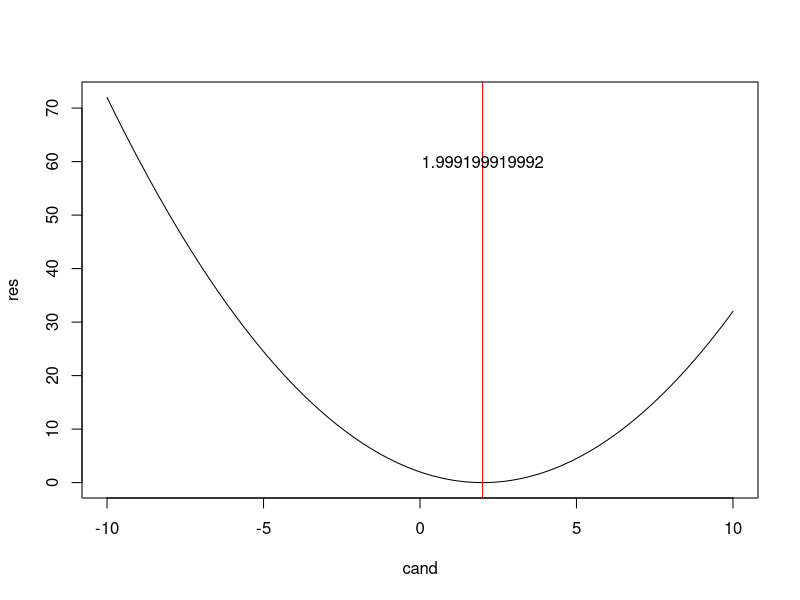

This figure's R source:
#KLD but still have some problems in KL_d function(Update needed)
############################################################
############################################################
rm(list=ls())
dev.off()
############################################################
############################################################
#(STEP1) Making 1D KL divergence function
KL_d=function(q,p){
  f=function(x, q , p) {q(x)*(q(x, T)-p(x, T))}
  t<-integrate(f,lower=-Inf,upper=Inf, q=q, p=p)
  t$value  #Forgot this $value and cause problems in optimize function
}

q=function(x,log=FALSE) dnorm(x,mean=5,sd=1,log=log)
p=function(x,log=FALSE) dnorm(x,mean=2,sd=1,log=log)
#Sanity Check 
KL_d(q,p)
KL_d(p,q)
############################################################
############################################################
#(STEP2) Changing a q function 
q_optim=function(x,qmean,log=FALSE) dnorm(x,mean=qmean,sd=1,log=log)
q_optim(1,qmean = 2)
KL_d(q_optim(5,qmean = 2),p) # Whatever the value x is, it has the same value 4.5 

############################################################
############################################################
#(STEP3) ((qmean))make a objective function which is going to be optimized 
# p~N(2,1) : The target Distribution
# q~N(qmean,1)

#For qmean                                                                                                                                                                                                                                                                                                                                                                                                                                                                                                 
func=function(qmean){
  q_optim=function(x,log=FALSE){dnorm(x,mean=qmean,sd=1,log=log)
}
     KL_d(q_optim,p)
}

#Sanity Check
func(5)

#Grid Searching from Advisor (Highly Recommended)
cand<-seq(-10,10, length.out=10000)
res<-vector("numeric")
for(k in 1:length(cand)){
  res[k]<-func(qmean=cand[k])}
plot(x=cand, y=res, typ="l")
abline(v=cand[which.min(res)], col="Red",main="Grid searching")
text(x=cand[which.min(res)], y=60, labels = cand[which.min(res)]) # The answer is 1.999

func(qmean=5) #checking #4.5 with absolute error < 0.00019
optimize(func, interval = c(0,10) ) #I got the same value with the grid searching 


############################################################
############################################################
#(STEP 4) ((qmean, qsd)) make a objective function which is going to be optimized 
# p~N(2,1)
# q~N(qmean,qsd)

##For qmean, qsd
func2=function(par){
  qmean<-par[1]
  qsd<-par[2]
  q_optim=function(x,log=FALSE){dnorm(x,mean=qmean,sd=qsd,log=log)
  }
  print(par)
  return(KL_d(q_optim,p))
}
func2(par=c(2,0.02233233)) #Checking #4.5 with absolute error < 0.00019
fit=optim(par=c(50,10), fn=func2, method = "L-BFGS-B",
          lower=c(-Inf,0.000001), upper=c(Inf,Inf) ) #should check the error at some points 
fit

################################################




